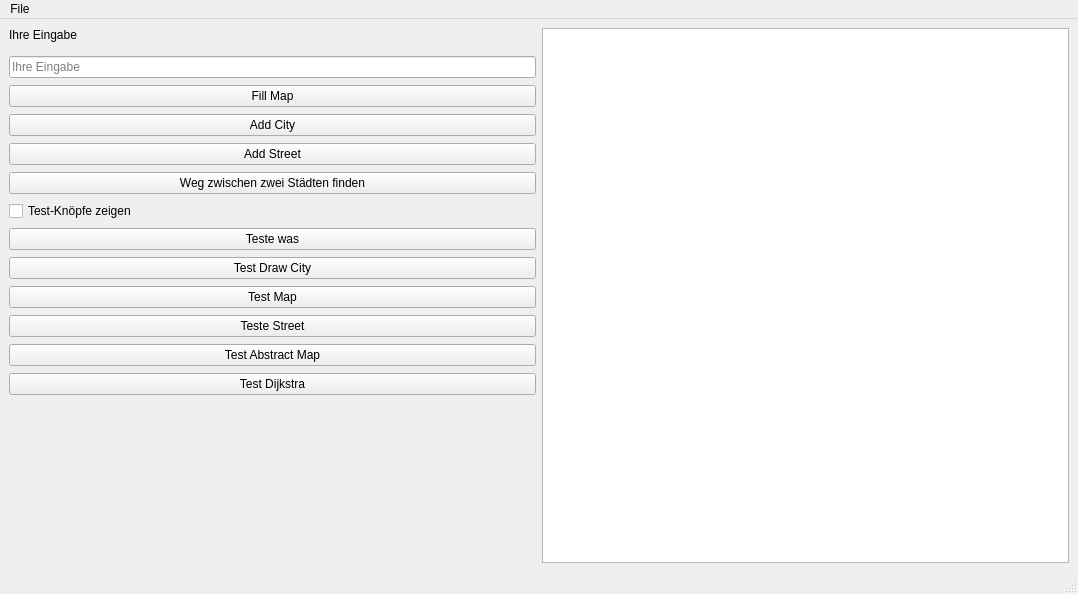
<?xml version="1.0" encoding="UTF-8"?>
<ui version="4.0">
 <class>MainWindow</class>
 <widget class="QMainWindow" name="MainWindow">
  <property name="geometry">
   <rect>
    <x>0</x>
    <y>0</y>
    <width>1078</width>
    <height>594</height>
   </rect>
  </property>
  <property name="windowTitle">
   <string>MainWindow</string>
  </property>
  <widget class="QWidget" name="centralwidget">
   <layout class="QGridLayout" name="gridLayout" columnstretch="0,0,0">
    <property name="verticalSpacing">
     <number>7</number>
    </property>
    <item row="0" column="2" rowspan="15">
     <widget class="QGraphicsView" name="graphicsView"/>
    </item>
    <item row="7" column="1">
     <widget class="QCheckBox" name="checkBox_testknoepfe">
      <property name="text">
       <string>Test-Knöpfe zeigen</string>
      </property>
      <property name="checked">
       <bool>false</bool>
      </property>
      <property name="tristate">
       <bool>false</bool>
      </property>
     </widget>
    </item>
    <item row="14" column="1">
     <spacer name="verticalSpacer">
      <property name="orientation">
       <enum>Qt::Vertical</enum>
      </property>
      <property name="sizeHint" stdset="0">
       <size>
        <width>20</width>
        <height>40</height>
       </size>
      </property>
     </spacer>
    </item>
    <item row="6" column="1">
     <widget class="QPushButton" name="pushButton_dijkstra">
      <property name="text">
       <string>Weg zwischen zwei Städten finden</string>
      </property>
     </widget>
    </item>
    <item row="4" column="1">
     <widget class="QPushButton" name="pushButton_add_city">
      <property name="text">
       <string>Add City</string>
      </property>
     </widget>
    </item>
    <item row="8" column="1">
     <widget class="QPushButton" name="pushButton_teste_was">
      <property name="toolTip">
       <string>Testet, ob Ihre Eingabe eine Zahl oder ein Text ist</string>
      </property>
      <property name="text">
       <string>Teste was</string>
      </property>
     </widget>
    </item>
    <item row="13" column="1">
     <widget class="QPushButton" name="pushButton_test_dijkstra">
      <property name="text">
       <string>Test Dijkstra</string>
      </property>
     </widget>
    </item>
    <item row="0" column="1">
     <widget class="QLabel" name="label_eingabe">
      <property name="text">
       <string>Ihre Eingabe</string>
      </property>
     </widget>
    </item>
    <item row="12" column="1">
     <widget class="QPushButton" name="pushButton_test_abstract_map">
      <property name="text">
       <string>Test Abstract Map</string>
      </property>
     </widget>
    </item>
    <item row="2" column="1">
     <widget class="QLineEdit" name="lineEdit_teste_was">
      <property name="placeholderText">
       <string>Ihre Eingabe</string>
      </property>
      <property name="clearButtonEnabled">
       <bool>true</bool>
      </property>
     </widget>
    </item>
    <item row="9" column="1">
     <widget class="QPushButton" name="pushButton_test_draw_city">
      <property name="text">
       <string>Test Draw City</string>
      </property>
     </widget>
    </item>
    <item row="3" column="1">
     <widget class="QPushButton" name="pushButton_fill_map">
      <property name="text">
       <string>Fill Map</string>
      </property>
     </widget>
    </item>
    <item row="10" column="1">
     <widget class="QPushButton" name="pushButton">
      <property name="text">
       <string>Test Map</string>
      </property>
     </widget>
    </item>
    <item row="11" column="1">
     <widget class="QPushButton" name="pushButton_test_street">
      <property name="text">
       <string>Teste Street</string>
      </property>
     </widget>
    </item>
    <item row="5" column="1">
     <widget class="QPushButton" name="pushButton_add_street">
      <property name="text">
       <string>Add Street</string>
      </property>
     </widget>
    </item>
   </layout>
  </widget>
  <widget class="QMenuBar" name="menubar">
   <property name="geometry">
    <rect>
     <x>0</x>
     <y>0</y>
     <width>1078</width>
     <height>26</height>
    </rect>
   </property>
   <widget class="QMenu" name="menuFile">
    <property name="title">
     <string>File</string>
    </property>
    <widget class="QMenu" name="menuInfo">
     <property name="title">
      <string>Info</string>
     </property>
     <addaction name="actionAbout"/>
    </widget>
    <addaction name="actionOPen"/>
    <addaction name="actionSave"/>
    <addaction name="separator"/>
    <addaction name="actionExit"/>
    <addaction name="actionClear_Scene"/>
    <addaction name="separator"/>
    <addaction name="menuInfo"/>
   </widget>
   <addaction name="menuFile"/>
  </widget>
  <widget class="QStatusBar" name="statusbar"/>
  <action name="actionOPen">
   <property name="enabled">
    <bool>false</bool>
   </property>
   <property name="text">
    <string>Open</string>
   </property>
  </action>
  <action name="actionSave">
   <property name="enabled">
    <bool>false</bool>
   </property>
   <property name="text">
    <string>Save</string>
   </property>
  </action>
  <action name="actionExit">
   <property name="text">
    <string>Exit</string>
   </property>
   <property name="shortcut">
    <string>Alt+E</string>
   </property>
  </action>
  <action name="actionClear_Scene">
   <property name="text">
    <string>Clear Scene</string>
   </property>
   <property name="shortcut">
    <string>Alt+S</string>
   </property>
  </action>
  <action name="actionAbout">
   <property name="text">
    <string>About</string>
   </property>
  </action>
 </widget>
 <resources/>
 <connections/>
</ui>
